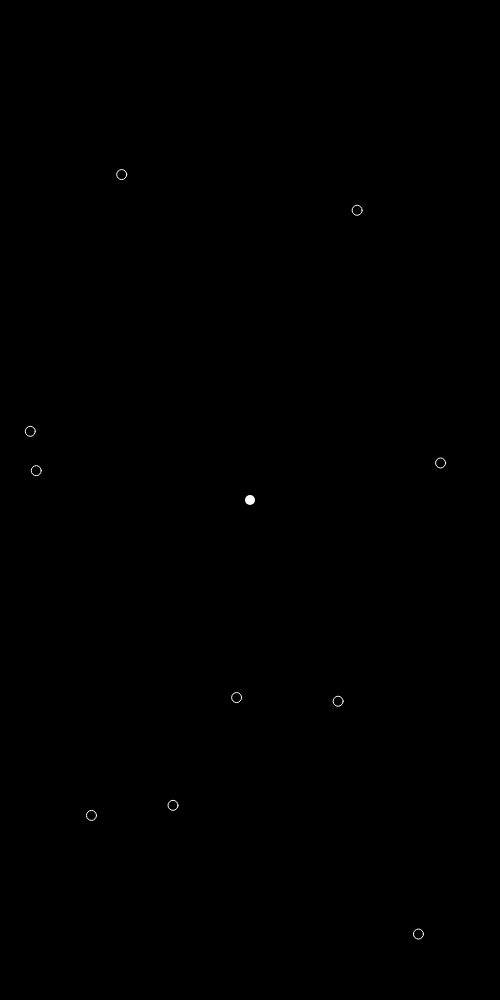
Frame 1 (no input)
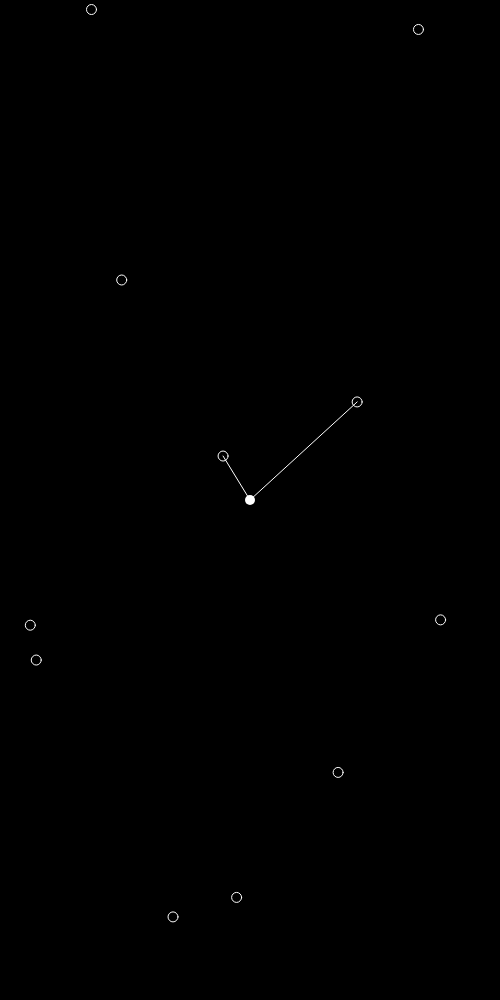
Frame 60 (no input)
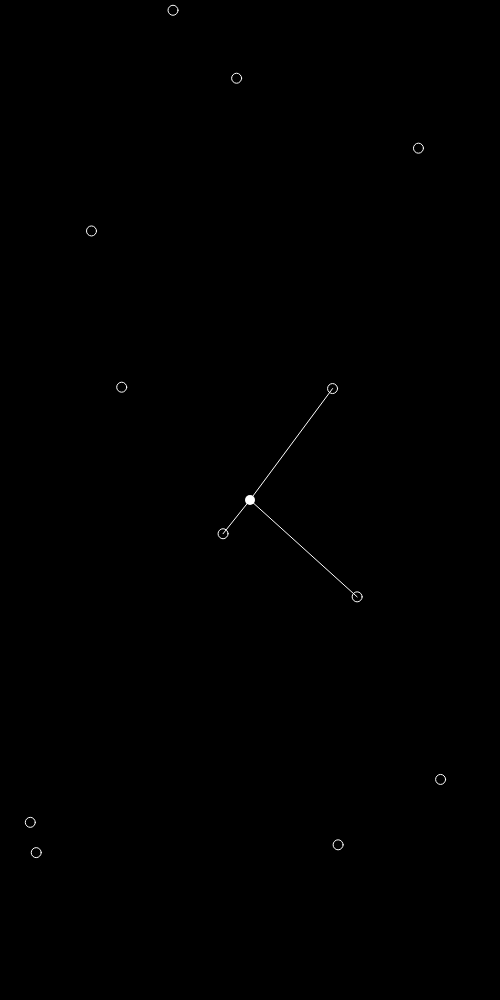
Frame 120 (the mouse pressed at the canvas centre since frame 60)

The p5.js sketch that drew these frames (run headless with seeded random() and noise() and a simulated clock; from frame 60 on, the mouse is pressed at the canvas centre):

// p5.js sketch
// ── sketch.js
const w = 500;
const h = 1000;
const maxParticles  = 300;
let particlesCount = 10;
let direction = 1;
let speed = 3;
const particles = new Array(maxParticles);
let agent;
let agentRadius = 150;

// --------------------------------------------
function setup() {
  createCanvas(w, h);

  agent = new Agent();

  for (let p=0; p<maxParticles; p++) {
    particles[p] = new Particle(p, createVector(random(w), random(h)), random(speed)+1);
  }
}


function draw() {
  background(0);
  update();

  if (particlesCount == maxParticles || particlesCount == 9) {
    direction *= -1;
  }
  
  if (frameCount % 50 == 0) {
    console.log(particlesCount);
    particlesCount += direction;
  }
  
  

  for (let p=0; p<particlesCount; p++) {
    particles[p].draw();
  }

  agent.draw();

}

function update() {
  for (let p=0; p<particlesCount; p++) {
    particles[p].update();
  }
}


// --------------------------------------------
class Agent {
  pos = createVector(width/2, height/2);

  draw() {
    fill(255);
    noStroke();

    ellipse(this.pos.x, this.pos.y, 10, 10);

    stroke(255);
    for (let p=0; p<particlesCount; p++) {
      let dist = this.pos.dist(particles[p].pos);
      if (dist <= agentRadius) {
        line(this.pos.x, this.pos.y, particles[p].pos.x, particles[p].pos.y);
      }
    }

  }
}

// --------------------------------------------
class Particle {  
  id = 0;
  pos = 0;
  speed = 0;

  constructor(_id, _pos, _speed) {
    this.id = _id;
    this.pos = _pos;
    this.speed = _speed;
  }

  update() {
    this.pos.y += this.speed;
    // this.pos.x += random(-5,5);

    if (this.pos.y > height)  this.pos.y = -20;
  }

  draw() {
    // fill(255);
    fill(0);
    stroke(255);
    ellipse(this.pos.x, this.pos.y, 10, 10);
  }
  
}
